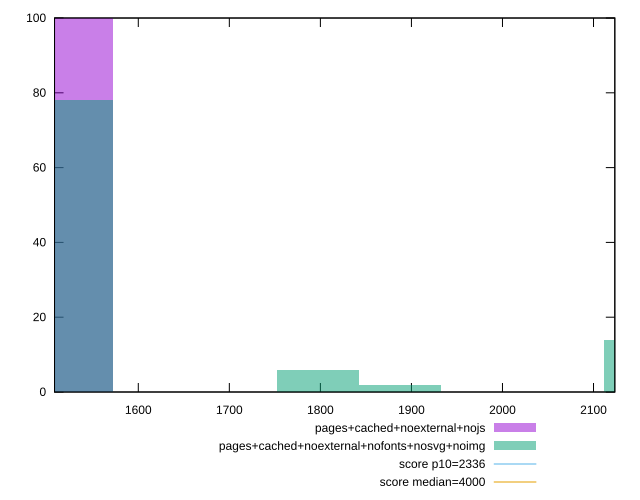

Source code (gnuplot):
reset

$pagesCachedNoexternalNojs <<EOF
1527.6236744567177 100
EOF

$pagesCachedNoexternalNofontsNosvgNoimg <<EOF
1527.6236744567177 78
2156.645187468307 14
1887.0645390347688 2
1797.2043228902562 6
EOF

set key outside below
set boxwidth 89.8602161445128
set xrange [1508.0034:2123.4029499999997]
set yrange [0:100]
set trange [0:100]
set style fill transparent solid 0.5 noborder

set parametric
set terminal svg size 640, 500 enhanced background rgb 'white'
set output "report_00008_2021-01-22T20:58:29.167/first-meaningful-paint/comparison/histogram/10_vs_11.svg"

plot $pagesCachedNoexternalNojs title "pages+cached+noexternal+nojs" with boxes, \
     $pagesCachedNoexternalNofontsNosvgNoimg title "pages+cached+noexternal+nofonts+nosvg+noimg" with boxes, \
     2336,t title "score p10=2336", \
     4000,t title "score median=4000"

reset
